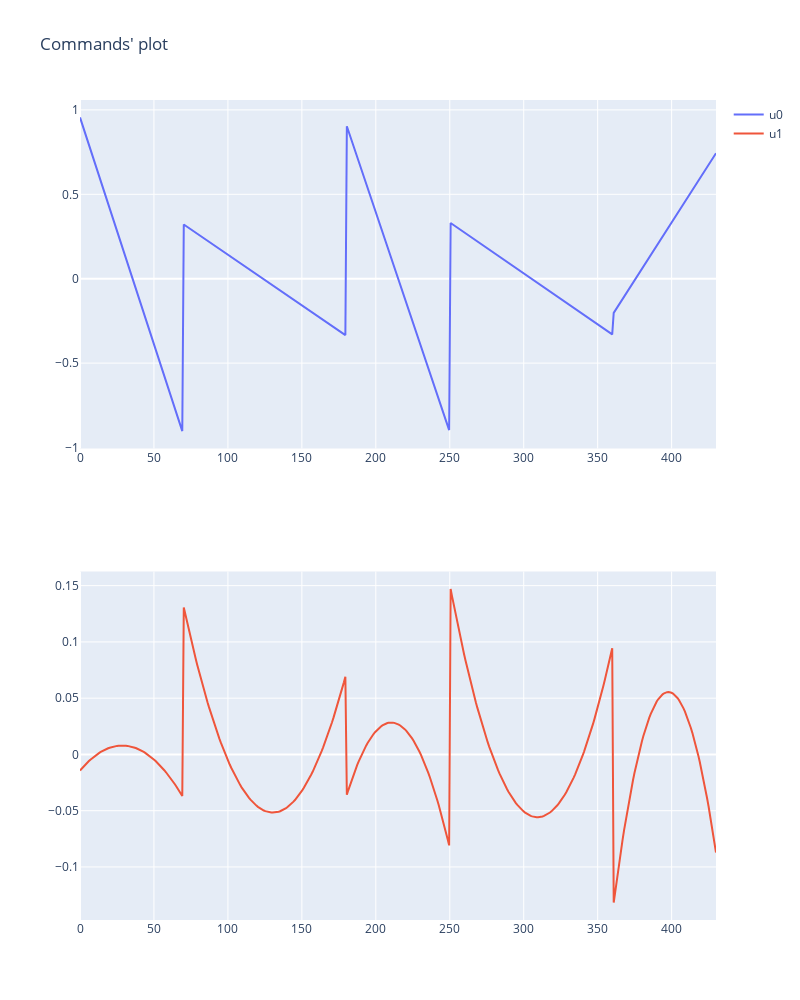

This figure's notebook cell:
### Markdown cell above
## Commands plot

### Code cell
import plotly.graph_objs as go
from plotly.subplots import make_subplots
import numpy as np


x= np.linspace(0, len(rrt.commands),len(rrt.commands))


y0 = [x[0][0] for x in rrt.commands]
y1 = [x[1][0] for x in rrt.commands]

# Create a subplot with 2 rows and 1 column
fig = make_subplots(rows=2, cols=1)

# Add each plot to the subplot
fig.add_trace(go.Scatter(x=x, y=y0, name='u0'), row=1, col=1)
fig.add_trace(go.Scatter(x=x, y=y1, name='u1'), row=2, col=1)
#fig.add_trace(go.Scatter(x=x, y=y3, name='Tan(x)'), row=3, col=1)
#fig.add_trace(go.Scatter(x=x, y=y4, name='x^2)'), row=4, col=1)
#fig.add_trace(go.Scatter(x=x, y=y5, name='Sqrt(x)'), row=5, col=1)

# Update subplot layout
fig.update_layout(height=1000, width=800, title_text="Commands' plot")

# Display the subplot
fig.show()

### Figure 1 — Plotly figure (JSON) as saved in the notebook; plotly's stock layout.template omitted (floating-point values rounded to 4 significant figures; data arrays with more than 128 entries replaced by an {"elided": "..."} marker saying what was removed)
{"data": [{"name": "u0", "type": "scatter", "x": {"elided": "430 float values"}, "xaxis": "x", "y": {"elided": "430 float values"}, "yaxis": "y"}, {"name": "u1", "type": "scatter", "x": {"elided": "430 float values"}, "xaxis": "x2", "y": {"elided": "430 float values"}, "yaxis": "y2"}], "layout": {"height": 1000, "title": {"text": "Commands' plot"}, "width": 800, "xaxis": {"anchor": "y", "domain": [0, 1]}, "xaxis2": {"anchor": "y2", "domain": [0, 1]}, "yaxis": {"anchor": "x", "domain": [0.575, 1]}, "yaxis2": {"anchor": "x2", "domain": [0, 0.425]}}}
